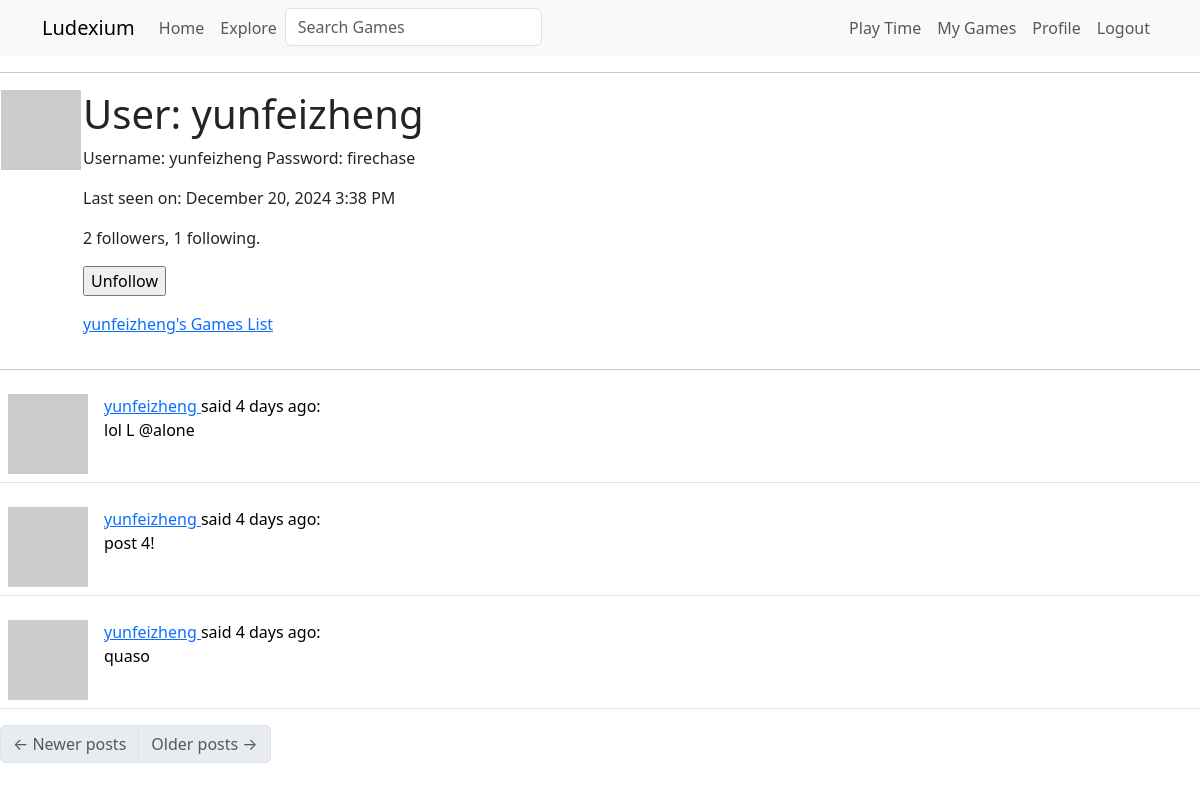
Page /user/yunfeizheng (signed in) on the committed database.
### app/models.py (models this page shows, shortened)
class User(UserMixin, db.Model):
    id: so.Mapped[int] = so.mapped_column(primary_key=True)
    username: so.Mapped[str] = so.mapped_column(sa.String(64), index=True, unique=True)
    email: so.Mapped[str] = so.mapped_column(sa.String(120), index=True, unique=True)
    password_hash: so.Mapped[Optional[str]] = so.mapped_column(sa.String(256))
    about_me: so.Mapped[Optional[str]] = so.mapped_column(sa.String(140))
    last_seen: so.Mapped[Optional[datetime]] = so.mapped_column(default=lambda: datetime.now(timezone.utc))
    played_games: so.WriteOnlyMapped[Play] = so.relationship('Play', back_populates='user', lazy='dynamic')
    posts: so.WriteOnlyMapped['Post'] = so.relationship(back_populates='author')
    following: so.WriteOnlyMapped['User'] = so.relationship(
        secondary=followers, primaryjoin=(followers.c.follower_id == id),
        secondaryjoin=(followers.c.followed_id == id),
        back_populates='followers')
    followers: so.WriteOnlyMapped['User'] = so.relationship(
        secondary=followers, primaryjoin=(followers.c.followed_id == id),
        secondaryjoin=(followers.c.follower_id == id),
        back_populates='following')
    def avatar(self, size):
        digest = md5(self.email.lower().encode('utf-8')).hexdigest()
        return f'https://www.gravatar.com/avatar/{digest}?d=identicon&s={size}'
    def is_following(self, user):
        query = self.following.select().where(User.id == user.id)
        return db.session.scalar(query) is not None
    def followers_count(self):
        query = sa.select(sa.func.count()).select_from(
            self.followers.select().subquery())
        return db.session.scalar(query)
    def following_count(self):
        query = sa.select(sa.func.count()).select_from(
            self.following.select().subquery())
        return db.session.scalar(query)

class Post(db.Model):
    id: so.Mapped[int] = so.mapped_column(primary_key=True)
    body: so.Mapped[str] = so.mapped_column(sa.String(140))
    timestamp: so.Mapped[datetime] = so.mapped_column(index=True, default=lambda: datetime.now(timezone.utc))
    user_id: so.Mapped[int] = so.mapped_column(sa.ForeignKey(User.id), index=True)
    author: so.Mapped[User] = so.relationship(back_populates='posts')

### app/routes.py (the view)
@app.route('/user/<username>')
@login_required
def user(username):
    user = db.first_or_404(sa.select(User).where(User.username == username))
    page = request.args.get('page', 1, type=int)
    query = user.posts.select().order_by(Post.timestamp.desc())
    posts = db.paginate(query, page=page,
                        per_page=app.config['POSTS_PER_PAGE'],
                        error_out=False)
    next_url = url_for('user', username=user.username, page=posts.next_num) if posts.has_next else None
    prev_url = url_for('user', username=user.username, page=posts.prev_num) if posts.has_prev else None
    form = EmptyForm()
    return render_template('user.html', user=user, posts=posts.items,
                           next_url=next_url, prev_url=prev_url, form=form)

### app/forms.py
class SearchForm(FlaskForm):
    q = StringField('Search Games', validators=[DataRequired()])
    def __init__(self, *args, **kwargs):
        if 'formdata' not in kwargs:
            kwargs['formdata'] = request.args
        if 'meta' not in kwargs:
            kwargs['meta'] = {'csrf': False}
        super(SearchForm, self).__init__(*args, **kwargs)

class EmptyForm(FlaskForm):
    submit = SubmitField('Submit')

### app/models.py (called while the page is built)
@login.user_loader
def load_user(id):
    return db.session.get(User, int(id))

### app/routes.py (called while the page is built)
@app.before_request
def before_request():
    if current_user.is_authenticated:
        current_user.last_seen = datetime.now(timezone.utc)
        g.search_form = SearchForm()
        db.session.commit()

### app/templates/user.html (shortened to what this page needs)
{% extends "base.html" %}
{% block content %}
    <table>
        <tr valign="top">
            <td><img src="{{ user.avatar(128) }}"></td>
            <td>
                <h1>User: {{ user.username }}</h1>
                {% if user.about_me %}<p>{{ user.about_me }}</p>{% endif %}
                {% if user.last_seen %}
                <p>Last seen on: {{ moment(user.last_seen).format('LLL') }}</p>
                {% endif %}
                <p>{{ user.followers_count() }} followers, {{ user.following_count() }} following.</p>
                {% if user == current_user %}
                <p><a href="{{ url_for('edit_profile') }}">Edit your profile</a></p>
                {% else %}
                <p>
                    <form action="{{ url_for('unfollow', username=user.username) }}" method="post">
                        {{ form.submit(value='Unfollow') }}
                    </form>
                </p>
                {% endif %}
                <p>
                    <a href="{{ url_for('my_games', username=user.username) }}">
                        {{ user.username }}'s Games List</a>
                </p>
            </td>
        </tr>
    </table>
    <hr>
    {% for post in posts %}
        {% include '_post.html' %}
    {% endfor %}
    <nav aria-label="Post navigation">
        <ul class="pagination">
            <li class="page-item{% if not prev_url %} disabled{% endif %}">
                <a class="page-link" href="{{ prev_url }}">
                    <span aria-hidden="true">&larr;</span> Newer posts
                </a>
            </li>
            <li class="page-item{% if not next_url %} disabled{% endif %}">
                <a class="page-link" href="{{ next_url }}">
                    Older posts <span aria-hidden="true">&rarr;</span>
                </a>
            </li>
        </ul>
    </nav>
{% endblock %}

### app/templates/base.html (shortened to what this page needs)
<!doctype html>
<html lang="en">
    <head>
        <link
        href="https://cdn.jsdelivr.net/npm/bootstrap@5.3.2/dist/css/bootstrap.min.css"
        rel="stylesheet"
>
    </head>
    <body>
        <nav class="navbar navbar-expand-lg bg-body-tertiary">
            <div class="container">
              <a class="navbar-brand" href="{{ url_for('index') }}">Ludexium</a>
              <div class="collapse navbar-collapse" id="navbarSupportedContent">
                <ul class="navbar-nav me-auto mb-2 mb-lg-0">
                  <li class="nav-item">
                    <a class="nav-link" aria-current="page" href="{{ url_for('index') }}">Home</a>
                  </li>
                  <li class="nav-item">
                    <a class="nav-link" aria-current="page" href="{{ url_for('explore') }}">Explore</a>
                  </li>
                  {% if g.search_form %}
                  <form class="navbar-form navbar-left" method="get" action="{{ url_for('search') }}">
                      <div class="form-group">
                          {{ g.search_form.q(size=20, class='form-control', placeholder=g.search_form.q.label.text) }}
                      </div>
                  </form>
                  {% endif %}
                </ul>
                <ul class="navbar-nav mb-2 mb-lg-0">
                  {% if current_user.is_anonymous %}
                  <li class="nav-item">
                    <a class="nav-link" aria-current="page" href="{{ url_for('login') }}">Login</a>
                  </li>
                  {% else %}
                  <li class="nav-item">
                    <a class="nav-link" aria-current="page" href="{{ url_for('playtime', username=current_user.username) }}">Play Time</a>
                  </li>
                  <li class="nav-item">
                    <a class="nav-link" aria-current="page" href="{{ url_for('my_games', username=current_user.username) }}">My Games</a>
                  </li>
                  <li class="nav-item">
                    <a class="nav-link" aria-current="page" href="{{ url_for('user', username=current_user.username) }}">Profile</a>
                  </li>
                  <li class="nav-item">
                    <a class="nav-link" aria-current="page" href="{{ url_for('logout') }}">Logout</a>
                  </li>
                  {% endif %}
                </ul>
              </div>
            </div>
          </nav>
        <hr>
        {% block content %}{% endblock %}
    </body>
</html>

### app/templates/_post.html
<table class="table table-hover">
    <tr>
        <td width="70px">
            <a href="{{ url_for('user', username=post.author.username) }}">
                <img src="{{ post.author.avatar(70) }}" />
            </a>
        </td>
        <td>
            <a href="{{ url_for('user', username=post.author.username) }}">
                {{ post.author.username }}
            </a>
            said {{ moment(post.timestamp).fromNow() }}:
            <br>
            {{ post.body }}
        </td>
    </tr>
</table>

### rows in the picture
User: username "yunfeizheng", about_me "Username: yunfeizheng Password: firechase", last_seen "December 20, 2024 3:38 PM"
Post: author.username "yunfeizheng", timestamp "4 days ago", body "lol L @alone"
Post: author.username "yunfeizheng", timestamp "4 days ago", body "post 4!"
Post: author.username "yunfeizheng", timestamp "4 days ago", body "quaso"

### other values in the picture
{{ user.followers_count() }} "2"
{{ user.following_count() }} "1"
